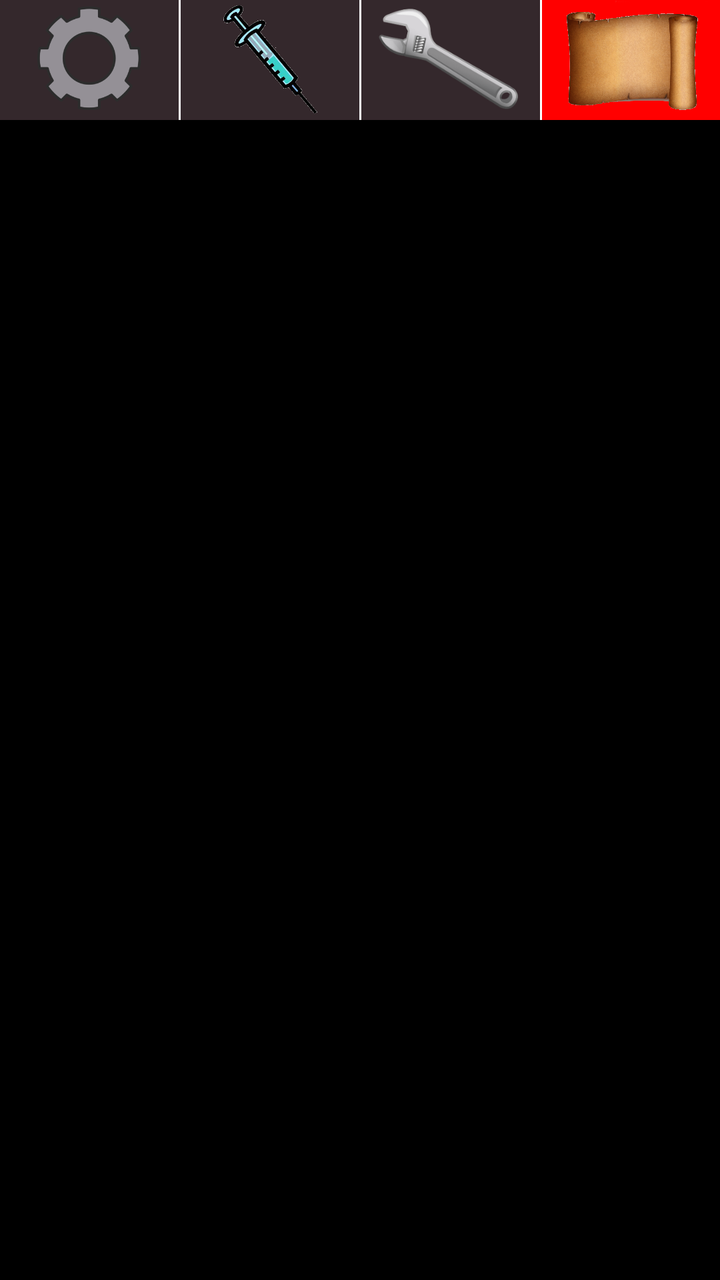
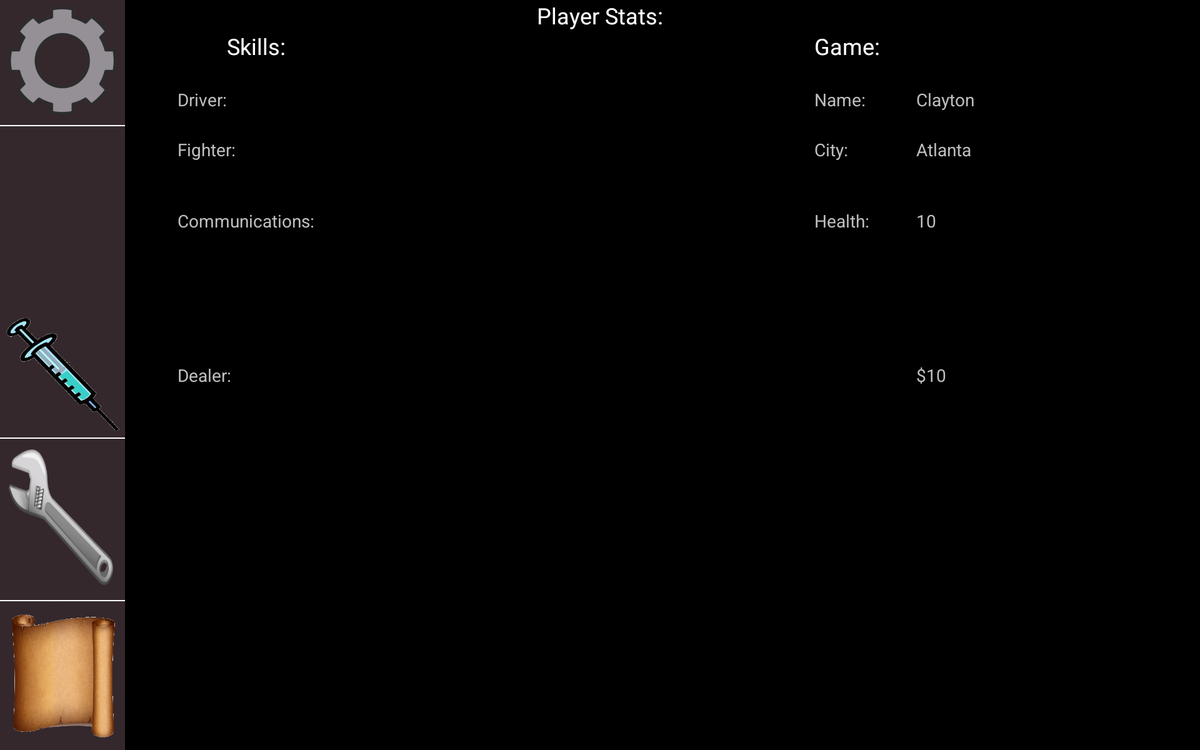

One screen, two layout resources from the same app: the default and the repository's alternative for another configuration. Each is rendered where Android would select it; the XML of both is given below.
<!-- AndroidManifest.xml: activity theme noAnimTheme -->
<!-- res/layout/map.xml -->
<RelativeLayout xmlns:android="http://schemas.android.com/apk/res/android"
    xmlns:tools="http://schemas.android.com/tools"
    android:id="@+id/map_view"
    android:layout_width="fill_parent"
    android:layout_height="fill_parent" >

    <LinearLayout
        android:id="@+id/relativeLayout1"
        android:layout_width="fill_parent"
        android:layout_height="60dp"
        android:layout_alignParentLeft="true"
        android:layout_alignParentTop="true"
        android:background="#34282C" >

        <ImageView
            android:id="@+id/playerStatsView"
            android:layout_width="fill_parent"
            android:layout_height="fill_parent"
            android:layout_weight="1"
            android:src="@drawable/gear"
            android:clickable="true"
            android:onClick="changeGameLayout" />

        <View
            android:id="@+id/view2"
            android:layout_width="1dp"
            android:layout_height="fill_parent"
            android:layout_alignParentLeft="true"
            android:layout_below="@+id/textView3"
            android:background="#FFFFFF" />

        <ImageView
            android:id="@+id/marketView"
            android:layout_width="fill_parent"
            android:layout_height="fill_parent"
            android:layout_weight="1"
            android:src="@drawable/syringe"
            android:clickable="true"
            android:onClick="changeGameLayout" />

        <View
            android:id="@+id/view3"
            android:layout_width="1dp"
            android:layout_height="fill_parent"
            android:layout_alignParentLeft="true"
            android:layout_below="@+id/textView3"
            android:background="#FFFFFF" />

        <ImageView
            android:id="@+id/imageView2"
            android:layout_width="fill_parent"
            android:layout_height="fill_parent"
            android:layout_weight="1"
            android:src="@drawable/wrench" />

        <View
            android:id="@+id/view4"
            android:layout_width="1dp"
            android:layout_height="fill_parent"
            android:layout_alignParentLeft="true"
            android:layout_below="@+id/textView3"
            android:background="#FFFFFF" />

        <ImageView
            android:id="@+id/cityView"
            android:layout_width="fill_parent"
            android:layout_height="fill_parent"
            android:layout_weight="1"
            android:src="@drawable/map"
            android:background="#FF0000" />
    </LinearLayout>

    <RelativeLayout
        android:id="@+id/cityInfo"
        android:layout_width="fill_parent"
        android:layout_height="250dp"
        android:layout_alignParentLeft="true"
        android:layout_below="@+id/relativeLayout1"
        android:visibility="gone" >

        <TextView
            android:id="@+id/textView1"
            android:layout_width="wrap_content"
            android:layout_height="wrap_content"
            android:layout_alignParentBottom="true"
            android:layout_centerHorizontal="true"
            android:text="Available Cities"
            android:textAppearance="?android:attr/textAppearanceSmall" />

        <View
            android:id="@+id/view5"
            android:layout_width="fill_parent"
            android:layout_height="1dp"
            android:layout_above="@+id/textView1"
            android:layout_alignParentLeft="true"
            android:background="#FFFFFF" />

        <TextView
            android:id="@+id/textView2"
            android:layout_width="wrap_content"
            android:layout_height="wrap_content"
            android:layout_alignParentTop="true"
            android:layout_centerHorizontal="true"
            android:text="City Preview"
            android:textAppearance="?android:attr/textAppearanceLarge" />

        <TextView
            android:id="@+id/textView3"
            android:layout_width="wrap_content"
            android:layout_height="wrap_content"
            android:layout_alignParentLeft="true"
            android:layout_below="@+id/textView2"
            android:layout_marginTop="10dp"
            android:text="City:"
            android:textAppearance="?android:attr/textAppearanceMedium" />

        <TextView
            android:id="@+id/crntCityName"
            android:layout_width="wrap_content"
            android:layout_height="wrap_content"
            android:layout_alignBaseline="@+id/textView3"
            android:layout_alignBottom="@+id/textView3"
            android:layout_marginLeft="12dp"
            android:layout_toRightOf="@+id/textView3"
            android:text="Atlanta"
            android:textAppearance="?android:attr/textAppearanceMedium" />

        <TextView
            android:id="@+id/textView5"
            android:layout_width="wrap_content"
            android:layout_height="wrap_content"
            android:layout_alignParentLeft="true"
            android:layout_below="@+id/textView3"
            android:layout_marginTop="10dp"
            android:text="Tech Level:"
            android:textAppearance="?android:attr/textAppearanceMedium" />

        <TextView
            android:id="@+id/textView7"
            android:layout_width="wrap_content"
            android:layout_height="wrap_content"
            android:layout_alignParentLeft="true"
            android:layout_below="@+id/textView5"
            android:layout_marginTop="10dp"
            android:text="Resources:"
            android:textAppearance="?android:attr/textAppearanceMedium" />

        <TextView
            android:id="@+id/crntTechLevel"
            android:layout_width="wrap_content"
            android:layout_height="wrap_content"
            android:layout_alignBottom="@+id/textView5"
            android:layout_toRightOf="@+id/textView5"
            android:layout_marginLeft="12dp"
            android:text="Low"
            android:textAppearance="?android:attr/textAppearanceMedium" />

        <TextView
            android:id="@+id/crntResources"
            android:layout_width="wrap_content"
            android:layout_height="wrap_content"
            android:layout_alignBottom="@+id/textView7"
            android:layout_marginLeft="12dp"
            android:layout_toRightOf="@+id/textView7"
            android:text="Anarchy"
            android:textAppearance="?android:attr/textAppearanceMedium" />

        <TextView
            android:id="@+id/textView9"
            android:layout_width="wrap_content"
            android:layout_height="wrap_content"
            android:layout_alignParentLeft="true"
            android:layout_below="@+id/textView7"
            android:layout_marginTop="10dp"
            android:text="Distance:"
            android:textAppearance="?android:attr/textAppearanceMedium" />

        <TextView
            android:id="@+id/crntDistance"
            android:layout_width="wrap_content"
            android:layout_height="wrap_content"
            android:layout_alignBottom="@+id/textView9"
            android:layout_toRightOf="@+id/textView9"
            android:layout_marginLeft="12dp"
            android:text="25 miles"
            android:textAppearance="?android:attr/textAppearanceMedium" />

        <Button
            android:id="@+id/button1"
            android:layout_width="wrap_content"
            android:layout_height="wrap_content"
            android:layout_above="@+id/view5"
            android:layout_centerHorizontal="true"
            android:text="Travel Here"
            android:onClick="travel" />

    </RelativeLayout>

    <ListView
        android:id="@+id/cityList"
        android:layout_width="fill_parent"
        android:layout_height="wrap_content"
        android:layout_alignParentLeft="true"
        android:layout_below="@+id/cityInfo" >
    </ListView>
   
</RelativeLayout>
<!-- resources referenced by this layout -->
<resources>
  <!-- drawable gear: png bitmap (drawable-hdpi, 22348 bytes) -->
  <!-- drawable map: png bitmap (drawable-hdpi, 279130 bytes) -->
  <!-- drawable syringe: png bitmap (drawable-hdpi, 50922 bytes) -->
  <!-- drawable wrench: png bitmap (drawable-hdpi, 24075 bytes) -->
  <style name="noAnimTheme" parent="android:Theme">
     		<item name="android:windowAnimationStyle">@null</item>
     		<item name="android:windowNoTitle">true</item>
  	</style>
</resources>
<!-- res/layout-large-land/map.xml (the repository's variant of the layout above) -->
<!-- drawn on a 7-inch tablet turned sideways -->
<?xml version="1.0" encoding="utf-8"?>
<RelativeLayout xmlns:android="http://schemas.android.com/apk/res/android"
    android:layout_width="match_parent"
    android:layout_height="match_parent" >

    <RelativeLayout
        android:id="@+id/relativeLayout1"
        android:layout_width="100dp"
        android:layout_height="fill_parent"
        android:layout_alignParentLeft="true"
        android:layout_alignParentTop="true"
        android:background="#34282C" >

        <ImageButton
            android:id="@+id/imageButton2"
            android:layout_width="100dip"
            android:layout_height="100dip"
            android:layout_alignParentLeft="true"
            android:layout_alignParentRight="true"
            android:layout_alignParentTop="true"
            android:background="@drawable/gear" />

        <ImageButton
            android:id="@+id/imageButton3"
            android:layout_width="100dip"
            android:layout_height="120dip"
            android:layout_alignParentBottom="true"
            android:layout_alignParentLeft="true"
            android:layout_alignParentRight="true"
            android:background="@drawable/map" />

        <ImageButton
            android:id="@+id/imageButton1"
            android:layout_width="100dip"
            android:layout_height="130dip"
            android:layout_above="@+id/imageButton3"
            android:layout_alignParentLeft="true"
            android:background="@drawable/wrench" />

        <ImageButton
            android:id="@+id/imageButton"
            android:layout_width="100dip"
            android:layout_height="100dip"
            android:layout_above="@+id/imageButton1"
            android:layout_alignParentLeft="true"
            android:background="@drawable/syringe" />

        <View
            android:id="@+id/view1"
            android:layout_width="fill_parent"
            android:layout_height="1dp"
            android:layout_alignParentLeft="true"
            android:layout_below="@+id/imageButton"
            android:background="#FFFFFF" />

        <View
            android:id="@+id/view1"
            android:layout_width="fill_parent"
            android:layout_height="1dp"
            android:layout_alignParentLeft="true"
            android:layout_below="@+id/imageButton1"
            android:background="#FFFFFF" />

        <View
            android:id="@+id/view1"
            android:layout_width="fill_parent"
            android:layout_height="1dp"
            android:layout_alignParentLeft="true"
            android:layout_below="@+id/imageButton2"
            android:background="#FFFFFF" />

        <View
            android:id="@+id/view1"
            android:layout_width="fill_parent"
            android:layout_height="1dp"
            android:layout_alignParentLeft="true"
            android:layout_below="@+id/imageButton3"
            android:background="#FFFFFF" />
    </RelativeLayout>

    <TextView
        android:id="@+id/textView2"
        android:layout_width="wrap_content"
        android:layout_height="wrap_content"
        android:layout_marginLeft="42dp"
        android:layout_marginTop="110dp"
        android:layout_toRightOf="@+id/relativeLayout1"
        android:text="Fighter:"
        android:textAppearance="?android:attr/textAppearanceSmall" />

    <TextView
        android:id="@+id/textView5"
        android:layout_width="wrap_content"
        android:layout_height="wrap_content"
        android:layout_alignBottom="@+id/textView2"
        android:layout_alignLeft="@+id/textView2"
        android:layout_marginBottom="40dp"
        android:text="Driver:"
        android:textAppearance="?android:attr/textAppearanceSmall" />

    <TextView
        android:id="@+id/textView1"
        android:layout_width="wrap_content"
        android:layout_height="wrap_content"
        android:layout_alignParentTop="true"
        android:layout_centerHorizontal="true"
        android:text="Player Stats:"
        android:textAppearance="?android:attr/textAppearanceMedium" />

    <TextView
        android:id="@+id/textView4"
        android:layout_width="wrap_content"
        android:layout_height="wrap_content"
        android:layout_alignLeft="@+id/textView2"
        android:layout_below="@+id/textView2"
        android:layout_marginTop="38dp"
        android:text="Communications:"
        android:textAppearance="?android:attr/textAppearanceSmall" />

    <TextView
        android:id="@+id/TextView01"
        android:layout_width="wrap_content"
        android:layout_height="wrap_content"
        android:layout_below="@+id/textView1"
        android:layout_toRightOf="@+id/textView5"
        android:text="Skills:"
        android:textAppearance="?android:attr/textAppearanceMedium" />

    <TextView
        android:id="@+id/textView3"
        android:layout_width="wrap_content"
        android:layout_height="wrap_content"
        android:layout_alignLeft="@+id/textView4"
        android:layout_centerVertical="true"
        android:text="Dealer:"
        android:textAppearance="?android:attr/textAppearanceSmall" />

    <TextView
        android:id="@+id/TextView02"
        android:layout_width="wrap_content"
        android:layout_height="wrap_content"
        android:layout_alignBaseline="@+id/TextView01"
        android:layout_alignBottom="@+id/TextView01"
        android:layout_marginLeft="121dp"
        android:layout_toRightOf="@+id/textView1"
        android:text="Game:"
        android:textAppearance="?android:attr/textAppearanceMedium" />

    <TextView
        android:id="@+id/textView6"
        android:layout_width="wrap_content"
        android:layout_height="wrap_content"
        android:layout_alignBaseline="@+id/textView2"
        android:layout_alignBottom="@+id/textView2"
        android:layout_alignLeft="@+id/TextView02"
        android:text="City:"
        android:textAppearance="?android:attr/textAppearanceSmall" />

    <TextView
        android:id="@+id/textView8"
        android:layout_width="wrap_content"
        android:layout_height="wrap_content"
        android:layout_alignBaseline="@+id/textView5"
        android:layout_alignBottom="@+id/textView5"
        android:layout_alignLeft="@+id/TextView02"
        android:text="Name:"
        android:textAppearance="?android:attr/textAppearanceSmall" />

    <TextView
        android:id="@+id/textView7"
        android:layout_width="wrap_content"
        android:layout_height="wrap_content"
        android:layout_alignBaseline="@+id/textView4"
        android:layout_alignBottom="@+id/textView4"
        android:layout_alignLeft="@+id/textView6"
        android:text="Health:"
        android:textAppearance="?android:attr/textAppearanceSmall" />

    <TextView
        android:id="@+id/playerCity"
        android:layout_width="wrap_content"
        android:layout_height="wrap_content"
        android:layout_alignBaseline="@+id/textView6"
        android:layout_alignBottom="@+id/textView6"
        android:layout_marginLeft="29dp"
        android:layout_toRightOf="@+id/TextView02"
        android:text="Atlanta"
        android:textAppearance="?android:attr/textAppearanceSmall" />

    <TextView
        android:id="@+id/playerName"
        android:layout_width="wrap_content"
        android:layout_height="wrap_content"
        android:layout_alignBaseline="@+id/textView8"
        android:layout_alignBottom="@+id/textView8"
        android:layout_alignLeft="@+id/playerCity"
        android:text="Clayton"
        android:textAppearance="?android:attr/textAppearanceSmall" />

    <TextView
        android:id="@+id/playerHealth"
        android:layout_width="wrap_content"
        android:layout_height="wrap_content"
        android:layout_alignBaseline="@+id/textView7"
        android:layout_alignBottom="@+id/textView7"
        android:layout_alignLeft="@+id/playerCity"
        android:text="10"
        android:textAppearance="?android:attr/textAppearanceSmall" />

    <TextView
        android:id="@+id/playerMoney"
        android:layout_width="wrap_content"
        android:layout_height="wrap_content"
        android:layout_alignBaseline="@+id/textView3"
        android:layout_alignBottom="@+id/textView3"
        android:layout_alignLeft="@+id/playerHealth"
        android:text="$10"
        android:textAppearance="?android:attr/textAppearanceSmall" />

</RelativeLayout>
